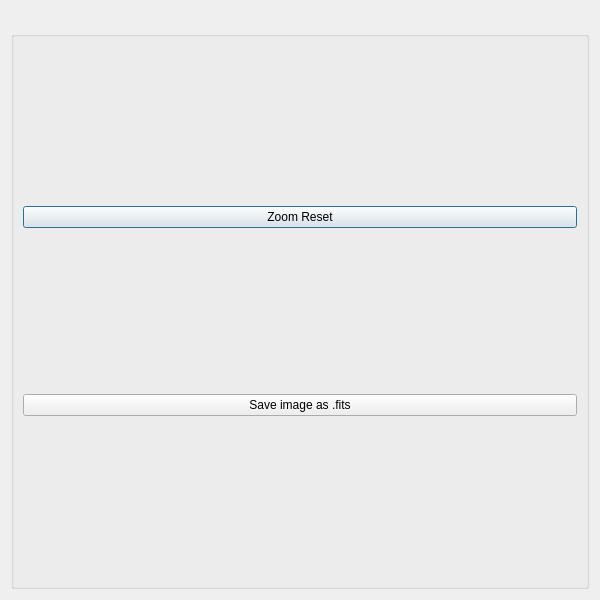
<?xml version="1.0" encoding="UTF-8"?>
<ui version="4.0">
 <class>wavelengthRangeSelection</class>
 <widget class="QDialog" name="wavelengthRangeSelection">
  <property name="windowModality">
   <enum>Qt::NonModal</enum>
  </property>
  <property name="geometry">
   <rect>
    <x>0</x>
    <y>0</y>
    <width>600</width>
    <height>600</height>
   </rect>
  </property>
  <property name="minimumSize">
   <size>
    <width>600</width>
    <height>600</height>
   </size>
  </property>
  <property name="windowTitle">
   <string>wavelegthRangeSelection</string>
  </property>
  <layout class="QGridLayout" name="gridLayout_2">
   <item row="0" column="0">
    <layout class="QGridLayout" name="gridLayout">
     <item row="1" column="0">
      <widget class="QGroupBox" name="groupBox">
       <property name="title">
        <string/>
       </property>
       <layout class="QVBoxLayout" name="verticalLayout_3">
        <item>
         <layout class="QVBoxLayout" name="waveSelect_vbox"/>
        </item>
        <item>
         <widget class="QPushButton" name="zoomResetButton">
          <property name="text">
           <string>Zoom Reset</string>
          </property>
         </widget>
        </item>
        <item>
         <widget class="QPushButton" name="saveFITSButton">
          <property name="text">
           <string>Save image as .fits</string>
          </property>
         </widget>
        </item>
       </layout>
      </widget>
     </item>
     <item row="0" column="0">
      <widget class="QLabel" name="rangeLabel">
       <property name="sizePolicy">
        <sizepolicy hsizetype="Preferred" vsizetype="Fixed">
         <horstretch>0</horstretch>
         <verstretch>0</verstretch>
        </sizepolicy>
       </property>
       <property name="text">
        <string/>
       </property>
       <property name="alignment">
        <set>Qt::AlignCenter</set>
       </property>
      </widget>
     </item>
    </layout>
   </item>
  </layout>
 </widget>
 <resources/>
 <connections/>
</ui>
